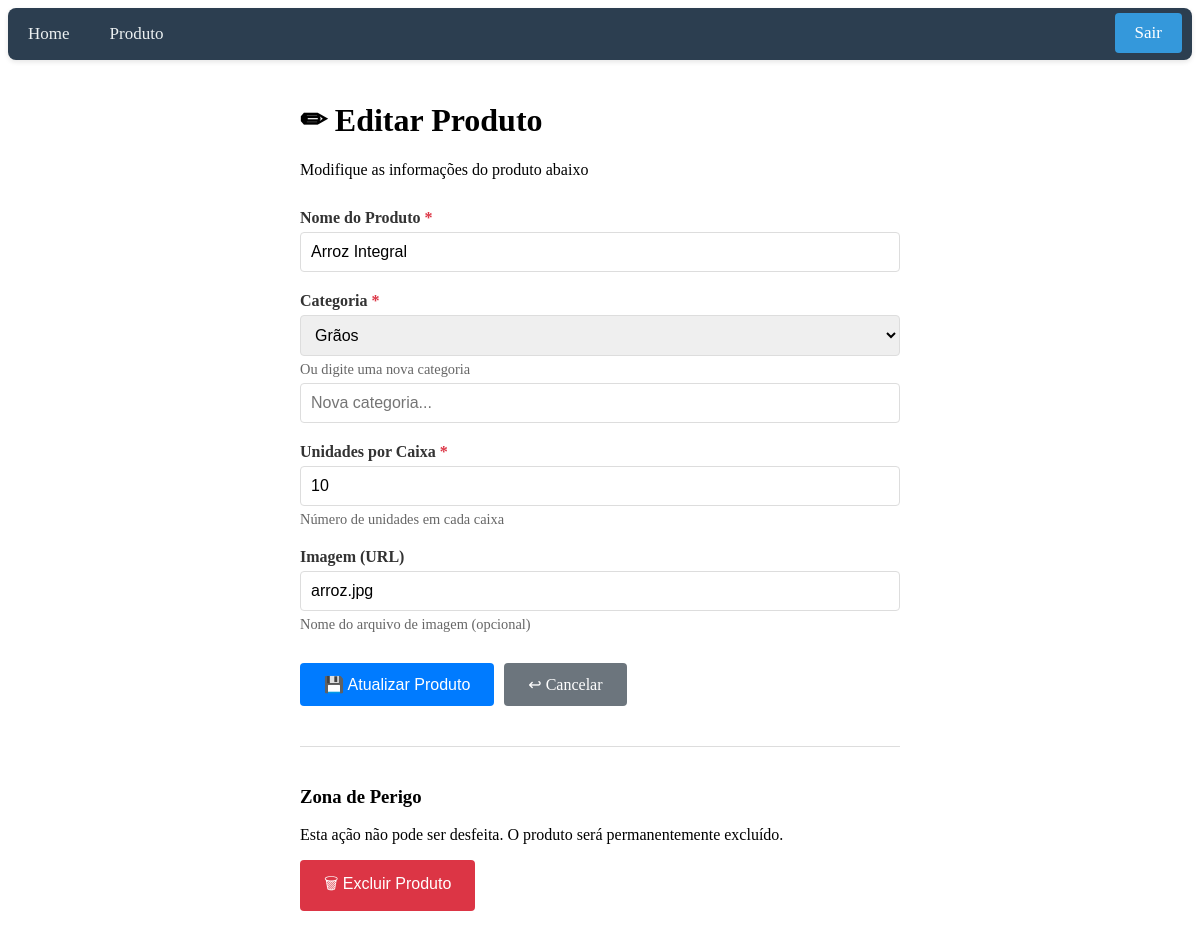
Screenshot of /products/1/edit (signed in) with the database file from the repository.
### tables this page shows
CREATE TABLE products (
            id INTEGER PRIMARY KEY AUTOINCREMENT,
            name TEXT NOT NULL,
            category TEXT NOT NULL,
            image TEXT,
            units_per_box INTEGER NOT NULL,
            created_at TIMESTAMP DEFAULT CURRENT_TIMESTAMP
        );

### app.py (the view, shortened to what this page needs)
@app.route('/products/<int:product_id>/edit', methods=['GET', 'POST'])
def edit_product(product_id):
    if 'username' not in session:
        return redirect(url_for('login'))
    product = get_product_by_id(product_id)
    categories = get_categories()
    if product is None:
        flash('Produto não encontrado!', 'error')
        return redirect(url_for('products_page'))
    return render_template('Products/product_form.html',
                         categories=categories,
                         product=product)

### app.py (called while the page is built)
def get_db_connection():
    conn = sqlite3.connect(DATABASE)
    conn.row_factory = sqlite3.Row
    return conn

def get_product_by_id(product_id):
    conn = get_db_connection()
    product = conn.execute(
        'SELECT * FROM products WHERE id = ?', (product_id,)
    ).fetchone()
    conn.close()
    return product

def get_categories():
    conn = get_db_connection()
    categories = conn.execute('''
        SELECT DISTINCT category FROM products ORDER BY category
    ''').fetchall()
    conn.close()
    return [cat['category'] for cat in categories]

### templates/Products/product_form.html (shortened to what this page needs)
<!DOCTYPE html>
<html lang="pt-BR">
<head>
</head>
<body>
     <div class="topnav">
        <div>
        <a href="/">Home</a>
        <a href="/products">Produto</a>
        </div>
            <div class="auth-links">
                <a href="/login">Sair</a>
            </div>
    </div>
    <div class="form-container">
        <div class="form-header">
            <h1>{% if product %}✏ Editar{% else %}➕ Cadastrar{% endif %} Produto</h1>
            <p>{% if product %}Modifique as informações do produto abaixo{% else %}Preencha os dados do novo produto{% endif %}</p>
        </div>
        <form method="POST">
            <div class="form-group">
                <label for="name" class="form-label">
                    Nome do Produto <span class="form-required">*</span>
                </label>
                <input type="text" id="name" name="name" class="form-input"
                       value="{{ product.name if product else '' }}"
                       required maxlength="100">
            </div>
            <div class="form-group">
                <label for="category" class="form-label">
                    Categoria <span class="form-required">*</span>
                </label>
                <select id="category" name="category" class="form-select" required>
                    {% for cat in categories %}
                        <option value="{{ cat }}"
                                {% if product and product.category == cat %}selected{% endif %}>
                            {{ cat }}
                        </option>
                    {% endfor %}
                </select>
                <div class="help-text">Ou digite uma nova categoria</div>
                <input type="text" id="new_category" name="new_category" class="form-input"
                       style="margin-top: 5px;" placeholder="Nova categoria..."
                       onchange="document.getElementById('category').value = this.value">
            </div>
            <div class="form-group">
                <label for="units_per_box" class="form-label">
                    Unidades por Caixa <span class="form-required">*</span>
                </label>
                <input type="number" id="units_per_box" name="units_per_box" class="form-input"
                       value="{{ product.units_per_box if product else '' }}"
                       required min="1" max="1000">
                <div class="help-text">Número de unidades em cada caixa</div>
            </div>
            <div class="form-group">
                <label for="image" class="form-label">Imagem (URL)</label>
                <input type="text" id="image" name="image" class="form-input"
                       value="{{ product.image if product else '' }}"
                       placeholder="ex: produto.jpg">
                <div class="help-text">Nome do arquivo de imagem (opcional)</div>
            </div>
            <div class="form-actions">
                <button type="submit" class="btn btn-primary">
                    {% if product %}💾 Atualizar{% else %}➕ Cadastrar{% endif %} Produto
                </button>
                <a href="{% if product %}{{ url_for('product_detail', product_id=product.id) }}{% else %}{{ url_for('products_page') }}{% endif %}"
                   class="btn btn-secondary">
                    ↩ Cancelar
                </a>
            </div>
        </form>
        {% if product %}
        <div class="delete-form">
            <h3>Zona de Perigo</h3>
            <p>Esta ação não pode ser desfeita. O produto será permanentemente excluído.</p>
            <form action="{{ url_for('delete_product_route', product_id=product.id) }}" method="POST"
                  onsubmit="return confirm('Tem certeza que deseja excluir este produto? Esta ação não pode ser desfeita.')">
                <button type="submit" class="btn btn-danger">🗑 Excluir Produto</button>
            </form>
        </div>
        {% endif %}
    </div>
</body>
</html>

### templates/Products/product_form.html (style rules this page uses)
.form-container { max-width: 600px; margin: 0 auto; padding: 20px; }
.form-header { margin-bottom: 30px; }
.form-group { margin-bottom: 20px; }
.form-label { display: block; margin-bottom: 5px; font-weight: bold; color: #333; }
.form-input, .form-select, .form-textarea { width: 100%; padding: 10px; border: 1px solid #ddd; border-radius: 4px; font-size: 16px; box-sizing: border-box; }
.form-required { color: #dc3545; }
.form-actions { display: flex; gap: 10px; margin-top: 30px; }
.btn { padding: 12px 24px; border: none; border-radius: 4px; cursor: pointer; text-decoration: none; display: inline-block; text-align: center; font-size: 16px; }
.btn-primary { background-color: #007bff; color: white; }
.btn-secondary { background-color: #6c757d; color: white; }
.btn-danger { background-color: #dc3545; color: white; }
.delete-form { margin-top: 40px; padding-top: 20px; border-top: 1px solid #ddd; }
.help-text { font-size: 0.9em; color: #666; margin-top: 5px; }
.topnav { background-color: #2c3e50; overflow: hidden; box-shadow: 0 2px 5px rgba(0,0,0,0.1); display: flex; justify-content: space-between; border-radius: 8px; }
.topnav a { float: left; color: #ecf0f1; text-align: center; padding: 16px 20px; text-decoration: none; font-size: 17px; transition: background-color 0.3s ease; }
.auth-links { margin-top: 5px; }
.auth-links a { display: inline-block; background-color: #3498db; color: white; padding: 10px 20px; margin: 0 10px; text-decoration: none; border-radius: 4px; transition: background-color 0.3s ease; font-weight: 500; }

### rows the page displays
products: name "Arroz Integral", category "Grãos", units_per_box "10", image "arroz.jpg"
